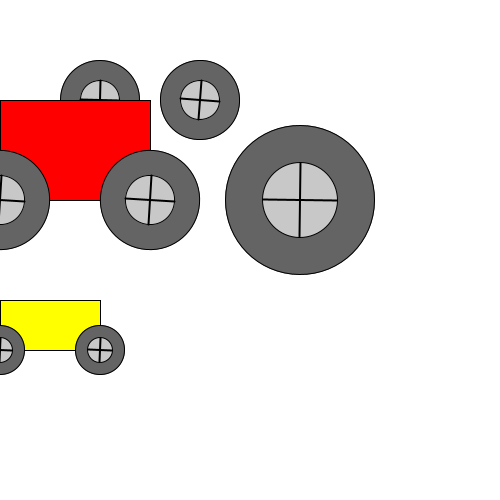
Frame 1 (no input)
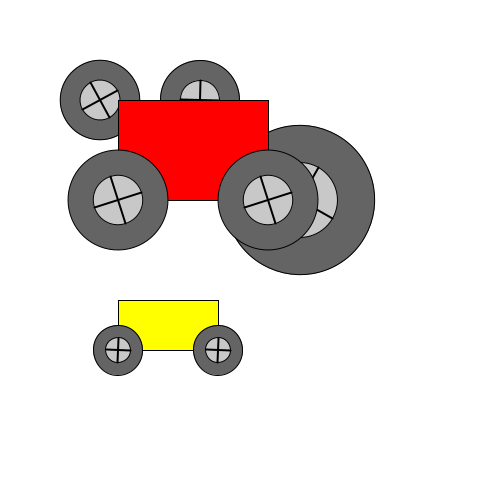
Frame 60 (the mouse pressed at the canvas centre just before this capture)
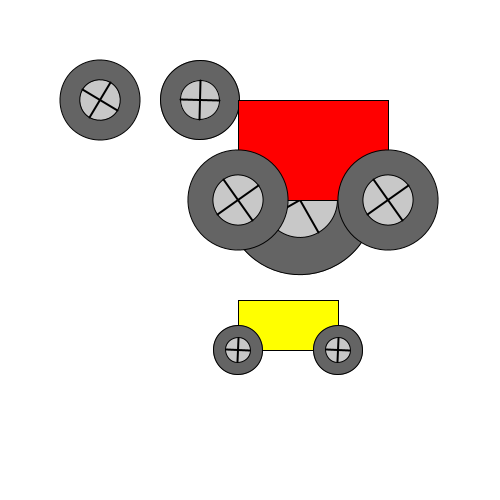
Frame 120 (the mouse held since frame 60 and released just before this capture)

The Processing sketch that drew these frames (run headless with seeded random() and noise(); from frame 60 on, the mouse is pressed at the canvas centre):

// Processing sketch: funcionAutito
// ── funcionAutito.pde
/*Como ejercicio prueben utilizar la función dentro de un for o usar un arreglo para tener
una velocidad diferente para cada auto*/
int pos;
void setup() {
  size(500, 500);
}
void draw() {
  background(255);
  // ruedas "sueltas", sin conectar con el resto
  rueda(100, 100, 80, 1);
  rueda(200, 100, 80, 3);
  rueda(300, 200, 150, 0.5);

  if (pos>width) {
    pos= -100;
  }

  auto(pos, 100, 150, 100, color(255, 0, 0), 4.2);
  auto(pos, 300, 100, 50, color(255, 255, 0), 1.5);
  pos+=2; // reemplazar el 2 por una variable
}

// ── funciones.pde
void auto(int px, int py, int ancho, int alto, color relleno, float vel) {
  fill(relleno);
  rect(px, py, ancho, alto);
  rueda(px, py+alto, alto, vel); // rueda izquierda
  rueda(px+ancho, py+alto, alto, vel); // rueda derecha
}

void rueda(int px, int py, int tam, float vel) {
  push();
  translate(px, py);
  rotate(radians(frameCount*vel));
  fill(100);
  ellipse(0, 0, tam, tam);
  fill(200);
  ellipse(0, 0, tam/2, tam/2);
  strokeWeight(2);
  line(-tam/4, 0, tam/4, 0);
  line(0, -tam/4, 0, tam/4);
  pop();
}
